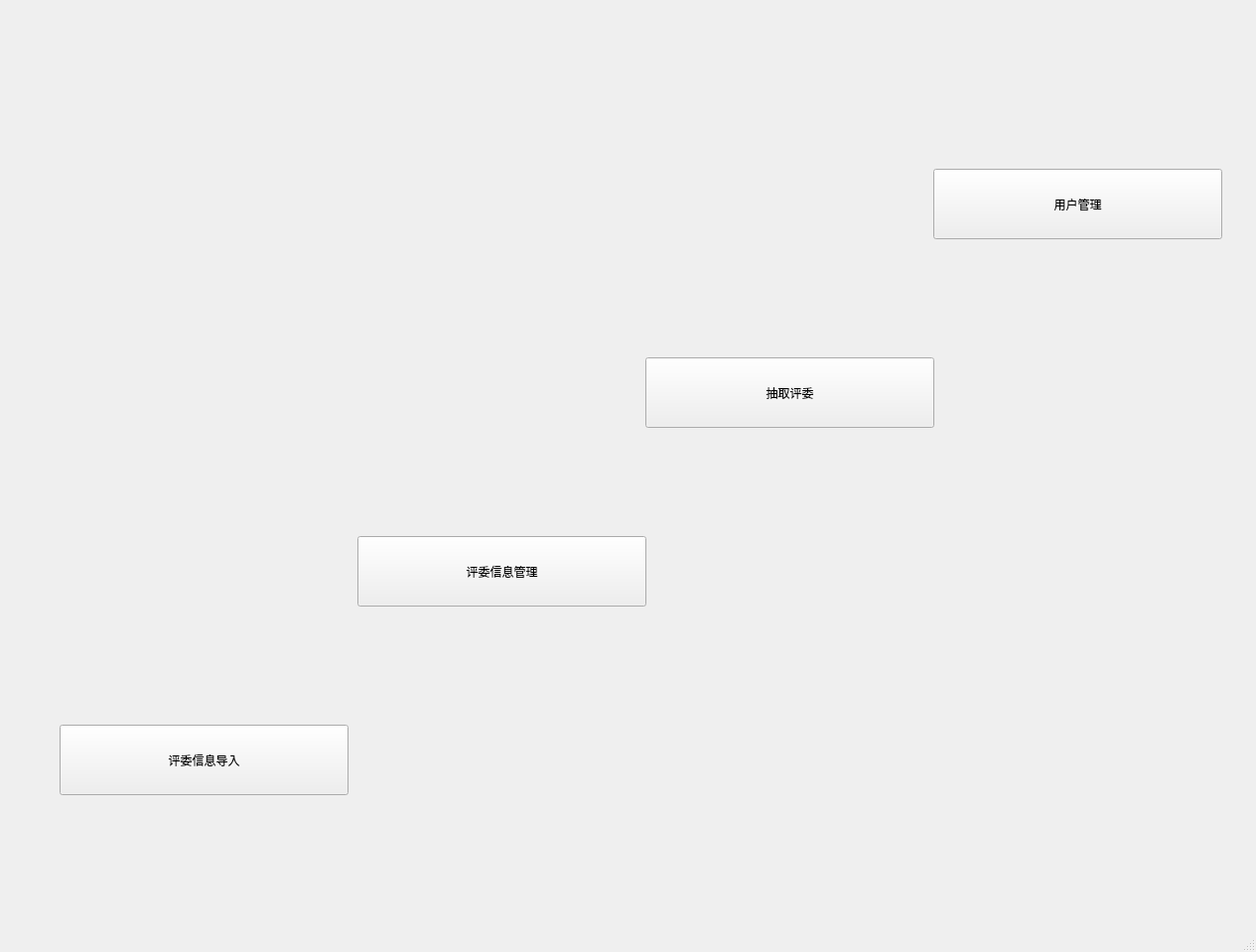
<?xml version="1.0" encoding="UTF-8"?>
<ui version="4.0">
 <class>MainWindow</class>
 <widget class="QMainWindow" name="MainWindow">
  <property name="geometry">
   <rect>
    <x>0</x>
    <y>0</y>
    <width>1265</width>
    <height>959</height>
   </rect>
  </property>
  <property name="sizePolicy">
   <sizepolicy hsizetype="Fixed" vsizetype="Fixed">
    <horstretch>0</horstretch>
    <verstretch>0</verstretch>
   </sizepolicy>
  </property>
  <property name="windowTitle">
   <string>MainWindow</string>
  </property>
  <widget class="QWidget" name="centralwidget">
   <widget class="QPushButton" name="unserBtn">
    <property name="geometry">
     <rect>
      <x>940</x>
      <y>170</y>
      <width>291</width>
      <height>71</height>
     </rect>
    </property>
    <property name="styleSheet">
     <string notr="true">font: 20pt &quot;Agency FB&quot;;</string>
    </property>
    <property name="text">
     <string>用户管理</string>
    </property>
   </widget>
   <widget class="QPushButton" name="pushButton">
    <property name="geometry">
     <rect>
      <x>60</x>
      <y>730</y>
      <width>291</width>
      <height>71</height>
     </rect>
    </property>
    <property name="styleSheet">
     <string notr="true">font: 20pt &quot;Agency FB&quot;;</string>
    </property>
    <property name="text">
     <string>评委信息导入</string>
    </property>
   </widget>
   <widget class="QPushButton" name="pushButton_2">
    <property name="geometry">
     <rect>
      <x>360</x>
      <y>540</y>
      <width>291</width>
      <height>71</height>
     </rect>
    </property>
    <property name="styleSheet">
     <string notr="true">font: 20pt &quot;Agency FB&quot;;</string>
    </property>
    <property name="text">
     <string>评委信息管理</string>
    </property>
   </widget>
   <widget class="QPushButton" name="pushButton_3">
    <property name="geometry">
     <rect>
      <x>650</x>
      <y>360</y>
      <width>291</width>
      <height>71</height>
     </rect>
    </property>
    <property name="styleSheet">
     <string notr="true">font: 20pt &quot;Agency FB&quot;;</string>
    </property>
    <property name="text">
     <string>抽取评委</string>
    </property>
   </widget>
   <widget class="QLabel" name="label">
    <property name="geometry">
     <rect>
      <x>0</x>
      <y>0</y>
      <width>1261</width>
      <height>931</height>
     </rect>
    </property>
    <property name="styleSheet">
     <string notr="true">border-image: url(:/icon/backimage.jpg);</string>
    </property>
    <property name="text">
     <string/>
    </property>
   </widget>
   <zorder>label</zorder>
   <zorder>unserBtn</zorder>
   <zorder>pushButton</zorder>
   <zorder>pushButton_2</zorder>
   <zorder>pushButton_3</zorder>
  </widget>
  <widget class="QMenuBar" name="menubar">
   <property name="geometry">
    <rect>
     <x>0</x>
     <y>0</y>
     <width>1265</width>
     <height>26</height>
    </rect>
   </property>
  </widget>
  <widget class="QStatusBar" name="statusbar"/>
 </widget>
 <resources/>
 <connections>
  <connection>
   <sender>pushButton_3</sender>
   <signal>clicked()</signal>
   <receiver>MainWindow</receiver>
   <slot>onShowChoiceProfessor()</slot>
   <hints>
    <hint type="sourcelabel">
     <x>559</x>
     <y>63</y>
    </hint>
    <hint type="destinationlabel">
     <x>440</x>
     <y>57</y>
    </hint>
   </hints>
  </connection>
  <connection>
   <sender>pushButton_2</sender>
   <signal>clicked()</signal>
   <receiver>MainWindow</receiver>
   <slot>onProfessorManageClicked()</slot>
   <hints>
    <hint type="sourcelabel">
     <x>240</x>
     <y>66</y>
    </hint>
    <hint type="destinationlabel">
     <x>313</x>
     <y>110</y>
    </hint>
   </hints>
  </connection>
  <connection>
   <sender>unserBtn</sender>
   <signal>clicked()</signal>
   <receiver>MainWindow</receiver>
   <slot>onUserBtnClicked()</slot>
   <hints>
    <hint type="sourcelabel">
     <x>716</x>
     <y>64</y>
    </hint>
    <hint type="destinationlabel">
     <x>691</x>
     <y>110</y>
    </hint>
   </hints>
  </connection>
  <connection>
   <sender>pushButton</sender>
   <signal>clicked()</signal>
   <receiver>MainWindow</receiver>
   <slot>onJudgeBtnClicked()</slot>
   <hints>
    <hint type="sourcelabel">
     <x>93</x>
     <y>53</y>
    </hint>
    <hint type="destinationlabel">
     <x>117</x>
     <y>146</y>
    </hint>
   </hints>
  </connection>
 </connections>
 <slots>
  <signal>sigShowUserWindow()</signal>
  <slot>onShowChoiceProfessor()</slot>
  <slot>onProfessorManageClicked()</slot>
  <slot>onUserBtnClicked()</slot>
  <slot>onJudgeBtnClicked()</slot>
 </slots>
</ui>
